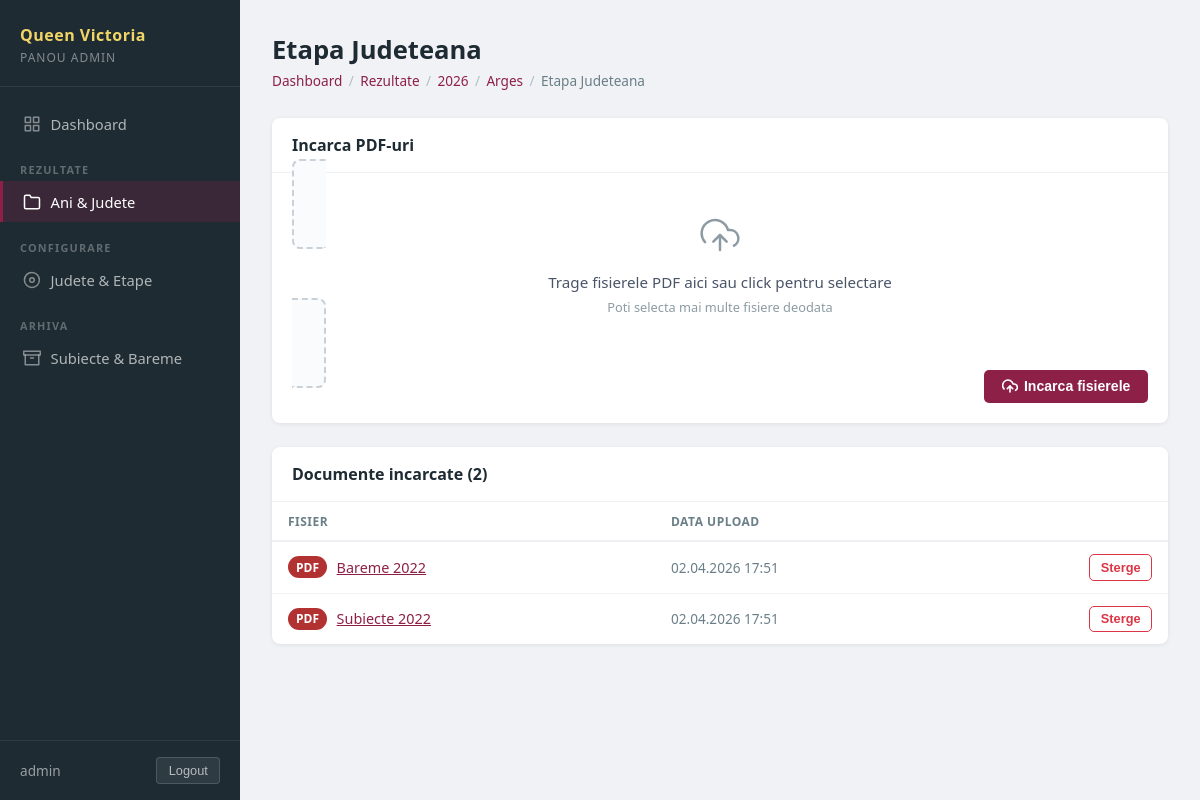
The page /panel/rezultate/3/7/13/ (signed in) on the database its author committed.
### pages/models.py (models this page shows, shortened)
class RezultateEtapa(models.Model):
    judet = models.ForeignKey(
        RezultateJudet,
        on_delete=models.CASCADE,
        related_name="etape",
        verbose_name="Judet",
    )
    name = models.CharField(max_length=100, verbose_name="Etapa")
    sort_order = models.PositiveIntegerField(default=0)
    class Meta:
        ordering = ["sort_order", "name"]
        unique_together = ("judet", "name")
        verbose_name = "Etapa rezultate"
        verbose_name_plural = "Etape rezultate"

class RezultateYear(models.Model):
    name = models.CharField(max_length=20, unique=True, verbose_name="An")
    sort_order = models.PositiveIntegerField(default=0)
    created_at = models.DateTimeField(auto_now_add=True)
    class Meta:
        ordering = ["sort_order", "-name"]
        verbose_name = "An rezultate"
        verbose_name_plural = "Ani rezultate"

class RezultateJudet(models.Model):
    year = models.ForeignKey(
        RezultateYear,
        on_delete=models.CASCADE,
        related_name="judete",
        verbose_name="An",
    )
    name = models.CharField(max_length=100, verbose_name="Judet")
    sort_order = models.PositiveIntegerField(default=0)
    class Meta:
        ordering = ["sort_order", "name"]
        unique_together = ("year", "name")
        verbose_name = "Judet rezultate"
        verbose_name_plural = "Judete rezultate"

class RezultateDocument(models.Model):
    etapa = models.ForeignKey(
        RezultateEtapa,
        on_delete=models.CASCADE,
        related_name="documents",
        verbose_name="Etapa",
    )
    title = models.CharField(max_length=200, blank=True, verbose_name="Titlu")
    file = models.FileField(
        upload_to=rezultate_document_upload_path,
        validators=[FileExtensionValidator(["pdf"])],
        verbose_name="Fisier PDF",
    )
    sort_order = models.PositiveIntegerField(default=0)
    uploaded_at = models.DateTimeField(auto_now_add=True)
    class Meta:
        ordering = ["sort_order", "title", "file"]
        verbose_name = "Document rezultate"
        verbose_name_plural = "Documente rezultate"
    @property
    def display_title(self):
        if self.title:
            return self.title
        return os.path.basename(self.file.name)

### pages/panel_views.py (the view, shortened to what this page needs)
# urls.py: path("rezultate/<int:year_id>/<int:judet_id>/<int:etapa_id>/", panel_views.panel_rezultate_etapa, name="panel_rezultate_etapa"),
@panel_required
def panel_rezultate_etapa(request, year_id, judet_id, etapa_id):
    year = get_object_or_404(RezultateYear, pk=year_id)
    judet = get_object_or_404(RezultateJudet, pk=judet_id, year=year)
    etapa = get_object_or_404(RezultateEtapa, pk=etapa_id, judet=judet)
    docs = etapa.documents.all()
    return render(request, "panel/rezultate_docs.html", {
        "current_section": "rezultate",
        "year": year,
        "judet": judet,
        "etapa": etapa,
        "docs": docs,
    })

### pages/panel_views.py (called while the page is built)
def panel_required(view_func):
    @wraps(view_func)
    def wrapper(request, *args, **kwargs):
        if not request.user.is_authenticated or not request.user.is_staff:
            return redirect("panel_login")
        return view_func(request, *args, **kwargs)
    return wrapper

### pages/templates/panel/rezultate_docs.html (shortened to what this page needs)
{% extends "panel/base.html" %}
{% block content %}
<div class="panel-page-header">
    <h1 class="panel-page-title">{{ etapa.name }}</h1>
    <div class="panel-breadcrumb">
        <a href="{% url 'panel_dashboard' %}">Dashboard</a>
        <span class="panel-breadcrumb-sep">/</span>
        <a href="{% url 'panel_rezultate' %}">Rezultate</a>
        <span class="panel-breadcrumb-sep">/</span>
        <a href="{% url 'panel_rezultate_year' year.pk %}">{{ year.name }}</a>
        <span class="panel-breadcrumb-sep">/</span>
        <a href="{% url 'panel_rezultate_judet' year.pk judet.pk %}">{{ judet.name }}</a>
        <span class="panel-breadcrumb-sep">/</span>
        <span>{{ etapa.name }}</span>
    </div>
</div>
<div class="panel-card" style="margin-bottom:1.5rem;">
    <div class="panel-card-header">
        <h2 class="panel-card-title">Incarca PDF-uri</h2>
    </div>
    <div class="panel-card-body">
        <form method="post" enctype="multipart/form-data">
            <label class="panel-upload-zone" id="upload-zone">
                <div class="panel-upload-icon">
                </div>
                <p class="panel-upload-text">Trage fisierele PDF aici sau click pentru selectare</p>
                <p class="panel-upload-sub">Poti selecta mai multe fisiere deodata</p>
            </label>
            <div style="margin-top:1rem;display:flex;justify-content:flex-end;">
                <button type="submit" class="panel-btn panel-btn--primary">
                    Incarca fisierele
                </button>
            </div>
        </form>
    </div>
</div>
<div class="panel-card">
    <div class="panel-card-header">
        <h2 class="panel-card-title">Documente incarcate ({{ docs|length }})</h2>
    </div>
    {% if docs %}
        <div class="panel-table-wrap">
            <table class="panel-table">
                <thead>
                    <tr>
                        <th>Fisier</th>
                        <th>Data upload</th>
                        <th></th>
                    </tr>
                </thead>
                <tbody>
                    {% for doc in docs %}
                        <tr>
                            <td>
                                <div style="display:flex;align-items:center;gap:0.6rem;">
                                    <span class="panel-badge panel-badge--pdf">PDF</span>
                                    <a href="{{ doc.file.url }}" target="_blank"
                                       style="color:#8d2047;font-weight:500;">
                                        {{ doc.display_title }}
                                    </a>
                                </div>
                            </td>
                            <td style="color:#6b7f88;font-size:0.85rem;">
                                {{ doc.uploaded_at|date:"d.m.Y H:i" }}
                            </td>
                            <td>
                                <div class="panel-table-actions">
                                    <form method="post" action="{% url 'panel_rezultate_doc_delete' year.pk judet.pk etapa.pk doc.pk %}">
                                        <button type="submit" class="panel-btn panel-btn--ghost panel-btn--sm"
                                                data-confirm="Stergi {{ doc.display_title }}?">
                                            Sterge
                                        </button>
                                    </form>
                                </div>
                            </td>
                        </tr>
                    {% endfor %}
                </tbody>
            </table>
        </div>
    {% else %}
        <div class="panel-card-body">
            <p class="panel-empty">Niciun document incarcat inca.</p>
        </div>
    {% endif %}
</div>
{% endblock %}

### pages/templates/panel/base.html (shortened to what this page needs)
{% load static %}
<!DOCTYPE html>
<html lang="ro">
<head>
    <link rel="stylesheet" href="{% static 'css/panel.css' %}">
</head>
<body class="panel-body">
<div class="panel-layout">
    <aside class="panel-sidebar">
        <div class="panel-sidebar-brand">
            <span class="panel-brand-title">Queen Victoria</span>
            <span class="panel-brand-sub">Panou Admin</span>
        </div>
        <nav class="panel-nav">
            <a href="{% url 'panel_dashboard' %}"
               class="panel-nav-link {% if current_section == 'dashboard' %}active{% endif %}">
                Dashboard
            </a>
            <div class="panel-nav-section">Rezultate</div>
            <a href="{% url 'panel_rezultate' %}"
               class="panel-nav-link {% if current_section == 'rezultate' %}active{% endif %}">
                <svg class="panel-nav-icon" viewBox="0 0 24 24" fill="none" stroke="currentColor" stroke-width="2" stroke-linecap="round" stroke-linejoin="round" aria-hidden="true">
                    <path d="M22 19a2 2 0 0 1-2 2H4a2 2 0 0 1-2-2V5a2 2 0 0 1 2-2h5l2 3h9a2 2 0 0 1 2 2z"></path>
                </svg>
                Ani & Judete
            </a>
            <div class="panel-nav-section">Configurare</div>
            <a href="{% url 'panel_config' %}"
               class="panel-nav-link {% if current_section == 'config' %}active{% endif %}">
                <svg class="panel-nav-icon" viewBox="0 0 24 24" fill="none" stroke="currentColor" stroke-width="2" stroke-linecap="round" stroke-linejoin="round" aria-hidden="true">
                    <circle cx="12" cy="12" r="3"></circle>
                    <path d="M19.07 4.93A10 10 0 1 0 4.93 19.07 10 10 0 0 0 19.07 4.93z"></path>
                </svg>
                Judete & Etape
            </a>
            <div class="panel-nav-section">Arhiva</div>
            <a href="{% url 'panel_arhiva' %}"
               class="panel-nav-link {% if current_section == 'arhiva' %}active{% endif %}">
                <svg class="panel-nav-icon" viewBox="0 0 24 24" fill="none" stroke="currentColor" stroke-width="2" stroke-linecap="round" stroke-linejoin="round" aria-hidden="true">
                    <polyline points="21 8 21 21 3 21 3 8"></polyline>
                    <rect x="1" y="3" width="22" height="5"></rect>
                    <line x1="10" y1="12" x2="14" y2="12"></line>
                </svg>
                Subiecte & Bareme
            </a>
        </nav>
        <div class="panel-sidebar-footer">
            <span class="panel-user">{{ request.user.username }}</span>
            <form method="post" action="{% url 'panel_logout' %}">
                <button type="submit" class="panel-logout-btn">Logout</button>
            </form>
        </div>
    </aside>
    <main class="panel-main">
        {% block content %}{% endblock %}
    </main>
</div>
</body>
</html>

### rows shown on the page
RezultateEtapa: name "Etapa Judeteana"
RezultateYear: name "2026"
RezultateJudet: name "Arges"
RezultateDocument: display_title "Bareme 2022", uploaded_at "02.04.2026 17:51"
RezultateDocument: display_title "Subiecte 2022", uploaded_at "02.04.2026 17:51"

### other values the page prints
{{ request.user.username }} "admin"
{{ docs|length }} "2"
